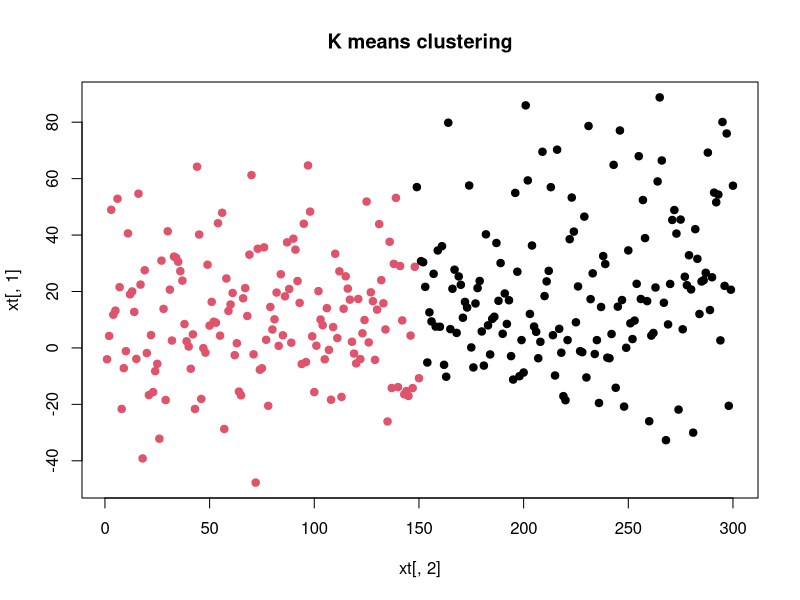
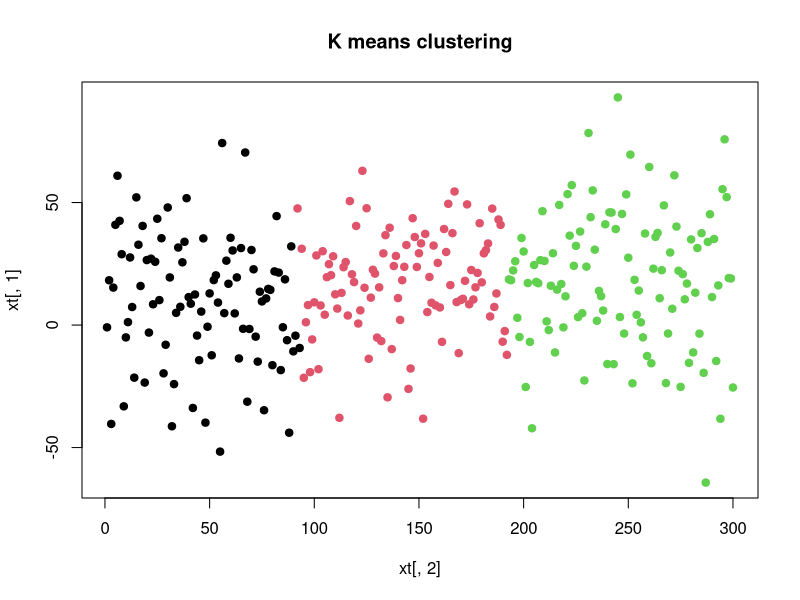
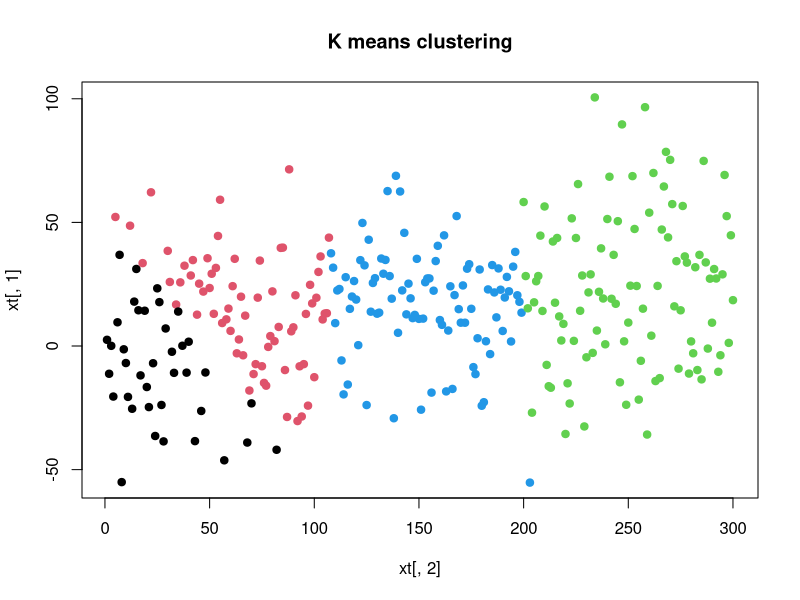
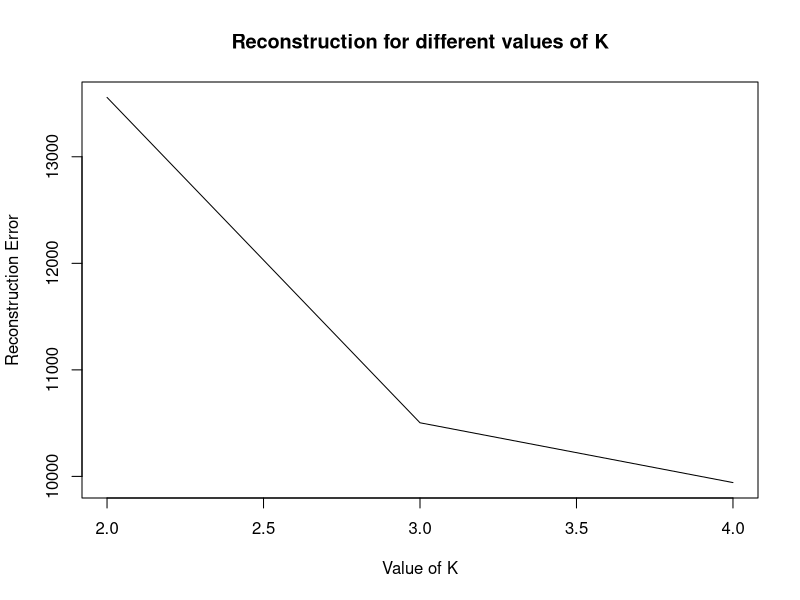

Generate these figures, in order, with R:
set.seed(123)

#This function calculates the reconstruction error
error_cal <- function(x) 
{
  error <- 0
  n <- ncol(x)
  k <- n - 3
  for(z in seq(1:k))
  {
    for(t in seq(1:nrow(x)))
    {
      if(x[t,n] == z)
      {
        error <- x[t,(z+2)] + error
      }
    }
  }
  return(error)
}



#function for euclidean distance
euc_dist <- function(xt,x2,y2) 
{
  dist = sqrt((xt[,1]-x2)^2 + (xt[,2] - y2)^2)
  return(dist)
}

#Function for finding centers
#This function recalculates the centres
mean_cent_x <- function(xt,k,t,mx) 
{
  count <- 0
  p<- 0
  for(n in seq(1:nrow(xt)))
  {
    
    if(xt[n,(k+3)] == t)
    {
      p <- p + xt[n,1]
      count <- count + 1
    }
    mx[k] <- p/count
  }
  return(mx[k])
}

#Function for finding centers
#This function recalculates the centres
mean_cent_y <- function(xt,k,t,my) 
{
  count <- 0
  q <- 0
  for(n in seq(1:nrow(xt)))
  {
    
    if(xt[n,(k+3)] == t)
    {
      q <- q + xt[n,2]
      count <- count + 1
    }
    my[k] <- q/count
  }
  return(my[k])
}

kmeans <- function(k)
{
#Generating samples from 3 different distributions
x1 <- rnorm(100,10,25)
x2 <- rnorm(100,15,20)
x3 <- rnorm(100,20,30)
x <- c(x1,x2,x3)
y <- 1:300
xt <- data.frame(x,y) #Generating a univariate sample
mx <- sample(x,k)
my <- sample(y,k)

# Running 10 iterations to find the centers
for(a in seq(1:10)) 
{
#K defines the number of centres we wish to have
for(t in seq(1:k))
{
  l <- t+2
  xt[,l] <- euc_dist(xt,mx[t],my[t])
}
vec <- 3:(k+2)  
for(t in seq(1:k))
{

for(n in seq(1:nrow(xt)))
{
  if(xt[n,(t+2)] == apply(xt[n,vec],1,min))
  {
    xt[n,(k+3)] <- t
  }
}
}
#Finding the mean centers using the function created above  
for(t in seq(1:k))
{
x <- xt
y<- xt
mx[t] <- mean_cent_x(x,k,t,mx)
my[t] <- mean_cent_y(y,k,t,my)
}
}
plot(xt[,2], xt[,1], col=xt[,(k+3)], pch = 19 , main = "K means clustering")
return(xt)
}


x2 <- kmeans(2)
x3 <- kmeans(3)
x4 <- kmeans(4)

e2 <- error_cal(x2)
e3 <- error_cal(x3)
e4 <- error_cal(x4)

e <- c(e2,e3,e4)
plot(c(2,3,4),e, type ="l", xlab = "Value of K",
     ylab = "Reconstruction Error", main = "Reconstruction for different values of K")
